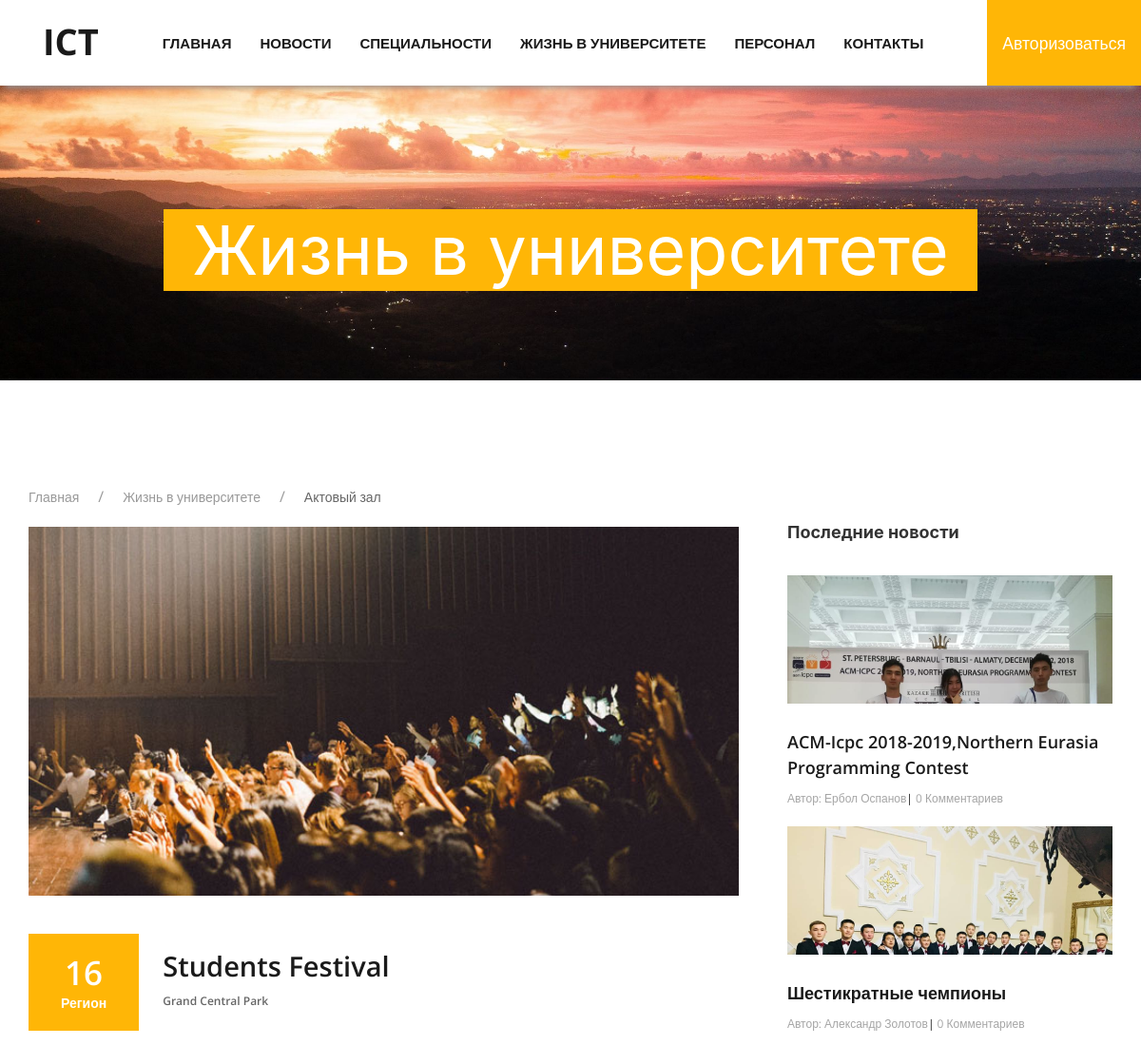
/student-life/1/ (upper part), run on an earlier commit of the app's database.
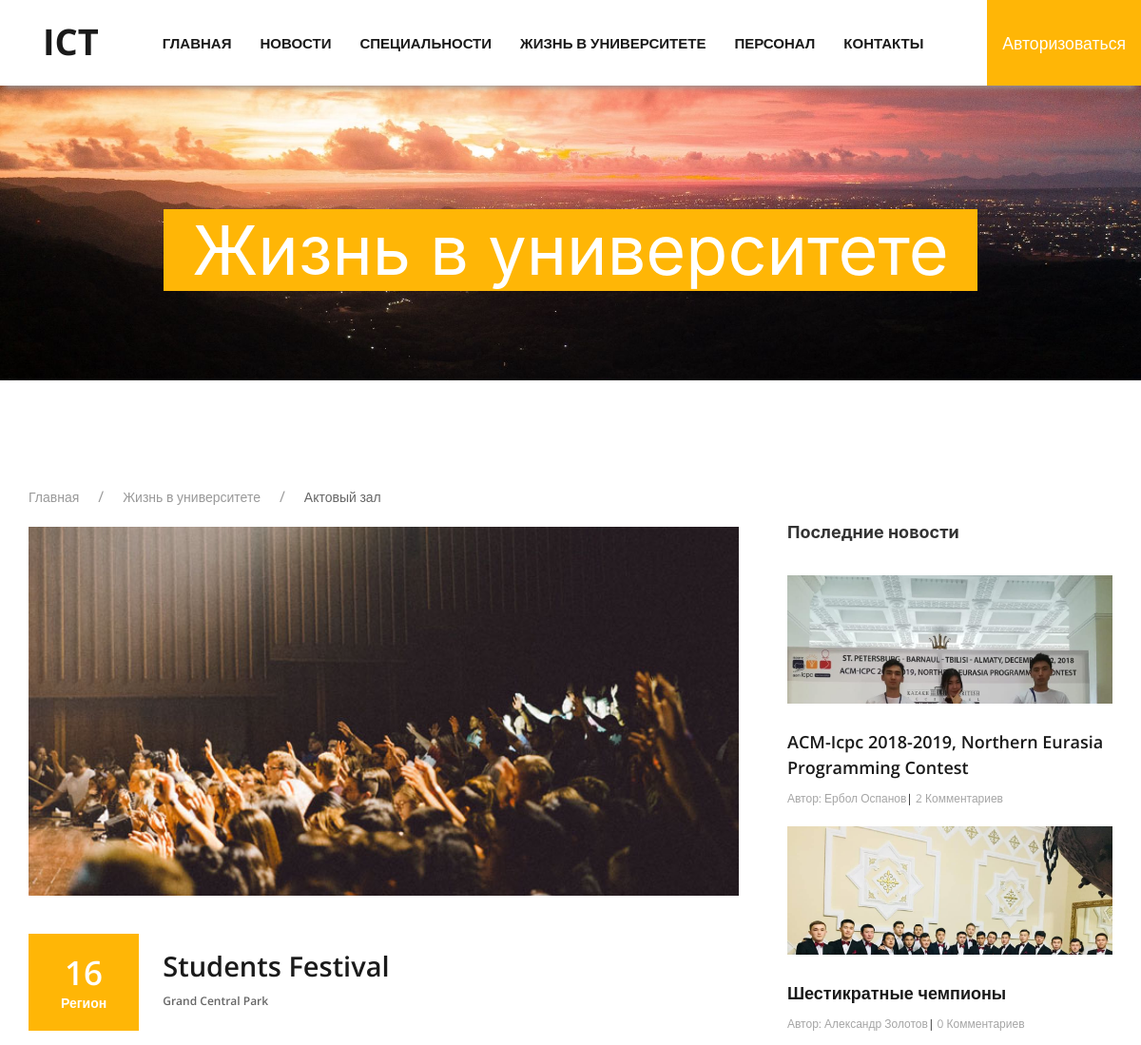
And on a later commit of the database.
### ICTapp/models.py (models this page shows, shortened)
class Information(models.Model):
   title = models.CharField(max_length=100)
   text = models.TextField()
   location = models.CharField(max_length=100)
   img_main = models.ImageField(upload_to='posts_images', blank=True)
   img_1 = models.ImageField(upload_to='event_images', blank=True)
   img_2 = models.ImageField(upload_to='event_images', blank=True)
   img_3 = models.ImageField(upload_to='event_images', blank=True)
   date = models.DateTimeField(default=timezone.now)

### News/models.py (models this page shows, shortened)
class Post(models.Model):
   author = models.ForeignKey(User, on_delete=models.CASCADE)
   title = models.CharField(max_length=100)
   text = models.TextField()
   img = models.ImageField(upload_to='posts_images', blank=True)
   img_1 = models.ImageField(upload_to='posts_images', blank=True)
   img_2 = models.ImageField(upload_to='posts_images', blank=True)
   img_3 = models.ImageField(upload_to='posts_images', blank=True)
   img_4 = models.ImageField(upload_to='posts_images', blank=True)
   date = models.DateTimeField(default=timezone.now)
   def get_absolute_url(self):
      return reverse('news_detail_url', kwargs={'pk':self.pk})
   def get_comment_count(self):
      return self.comments.all().filter(approved=True).count()

### ICTapp/views.py (the view)
# urls.py: path('student-life/<int:pk>/', InformationDetailView.as_view(), name='information_detail_url'),
class InformationDetailView(View):
   def get(self, request, pk):
      information = get_object_or_404(Information, pk=pk)
      latest_news = Post.objects.filter().order_by('-date')[:3]
      return render(request, 'ICTapp/information_detail.html', context={
         'information': information,
         'latest_news': latest_news,
      })

### ICTapp/context_processors.py (called while the page is built)
def question_form(request):
   if request.method == 'POST':
      bound_form = QuestionForm(request.POST)
      if bound_form.is_valid():
         bound_form.save()
         messages.success(request, f'Ваш вопрос принят. Прошу ожидайте ответа')
   return {'question_form': QuestionForm()}

### ICTapp/templates/ICTapp/information_detail.html (shortened to what this page needs)
{% extends 'base.html' %}
{% block content %}
   <div class="app-header parallax-window" data-parallax="scroll" data-image-src="/media/background-images/student-life.jpg">
      <h1>Жизнь в университете</h1>
   </div>
   <section id="information" class="information-section section">
      <div class="wrapper">
         <ul class="uk-breadcrumb breadcrumb">
            <li><a href="{% url 'home_url' %}">Главная</a></li>
            <li><a href="{% url 'informations_url' %}">Жизнь в университете</a></li>
            <li><span>Актовый зал</span></li>
         </ul>
         <div class="app-wrap flex j-sb">
            <div class="app-box">
               <div class="app-box__item">
                  {% if information.img_main %}
                     <div class="app-box__img app-desc-margin-b">
                        <div uk-lightbox>
                           <a href="{{ information.img_main.url }}" data-caption="">
                              <img src="{{ information.img_main.url }}" alt="ИКТ">
                           </a>
                        </div>
                     </div>
                  {% endif %}
                  <div class="app-box__container information-box__container flex flex-align-center">
                     <p class="app-box__date app-box__responsive-date">16 <span>Регион</span></p>
                     <div class="app-box__title">
                        <a>{{ information.title }}</a>
                        <p class="app-box__author">{{ information.location }}</p>
                     </div>
                  </div>
               </div>
            </div>
            {% include 'includes/latest_news.html' %}
         </div>
   </section>
{% endblock content %}

### ICTapp/templates/base.html (shortened to what this page needs)
{% load static %}
<!DOCTYPE html>
<html lang="ru">
<head>
   <link rel="stylesheet" href="{% static 'css/font-awesome.min.css' %}">
   <link rel="stylesheet" href="{% static 'css/main.css' %}">
   <link rel="stylesheet" href="{% static 'css/uikit.min.css' %}">
</head>
<body>
   <nav class="flex j-sb flex-align-center">
      <div class="logo">
         <a class="text-decor-none transition" href="{% url 'home_url' %}">ICT</a>
      </div>
      <ul class="menu flex">
         <li class="menu_item">
            <a href="{% url 'home_url' %}" class="menu_link transition text-decor-none text-decor-none">Главная</a>
         </li>
         <li class="menu_item">
            <a href="{% url 'news_url' %}" class="menu_link transition text-decor-none">Новости</a>
         </li>
         <li class="menu_item">
            <a href="{% url 'specialty_url' %}" class="menu_link transition text-decor-none">Специальности</a>
         </li>
         <li class="menu_item">
            <a href="{% url 'informations_url' %}" class="menu_link transition text-decor-none">Жизнь в университете</a>
         </li>
         <li class="menu_item">
            <a href="{% url 'staff_url' %}" class="menu_link transition text-decor-none">Персонал</a>
         </li>
         <li class="menu_item">
            <a href="#footer" class="menu_link transition text-decor-none" uk-scroll>Контакты</a>
         </li>
      </ul>
      <div class="auth-box">
         {% if user.is_authenticated %}
            <p class="auth-box-true">
               <a href="{% url 'profile_url' %}" class="text-decor-none transition">Профиль</a>
               <br>
               <a href="{% url 'sign_out_url' %}" class="text-decor-none transition">Выйти</a>
            </p>
         {% else %}
            <p class="auth-box-false">
               <a href="{% url 'sign_in_url' %}" class="text-decor-none transition">Авторизоваться</a>
            </p>
         {% endif %}
      </div>
   </nav>
   {% block content %}
   {% endblock content %}
</body>
</html>

### ICTapp/templates/includes/latest_news.html
<div class="news-more">
   <h3 class="text-title news-more__title">Последние новости</h3>
   <div class="news-more-box">
      {% for post in latest_news %}
         <div class="news-more__item">
            {% if post.img %}
            <div class="news-more__img">
               <img src="{{ post.img.url }}" alt="news">
            </div>
            {% endif %}
            <a class="app-more__link text-decor-none" href="{{ post.get_absolute_url }}">
               {{ post.title }}
            </a>
            <p class="news-more__author">Автор: {{ post.author.get_full_name }}<span>|</span> {{ post.get_comment_count }} Комментариев</p>
         </div>
      {% endfor %}
      </div>
   </div>
</div>

### ICTapp/static/css/main.css (style rules this page uses)
* { margin: 0; padding: 0; -webkit-box-sizing: border-box; box-sizing: border-box; font-family: 'Open Sans', sans-serif; text-shadow: rgba(0, 0, 0, .01) 0 0 1px; }
.subscribe input::-webkit-outer-spin-button, .subscribe input::-webkit-inner-spin-button, .app-box__container .app-action-dropdown p, .teachers-detail-info__personal-title, .profile-wrapper .add-post-form p, .teachers-detail-info__job-title, .teachers-detail-info__job p, .app-comment-box__text, .speciality-box__title, .speciality-box__text, .teachers-box__name, .news-more__author, .auth-box p, .nav .menu, .profile p { margin: 0; }
.text-decor-none, .text-decor-none:hover { text-decoration: none; }
.flex { display: -webkit-box; display: -ms-flexbox; display: flex; }
.j-sb { -webkit-box-pack: justify; -ms-flex-pack: justify; justify-content: space-between; }
.flex-align-center { -webkit-box-align: center; -ms-flex-align: center; align-items: center; }
.section { margin: 110px 0 80px; }
.transition { -webkit-transition: all 0.3s; transition: all 0.3s; }
.text-title { font-size: 21px; font-weight: 600; }
.wrapper { max-width: 1170px; margin: 0 auto; padding: 0 15px; }
nav { position: fixed; z-index: 999; top: 4%; width: 85%; left: 7.5%; background-color: #fff; color: #1a1a1a; -webkit-box-shadow: 0 8px 6px -6px #999; box-shadow: 0 8px 6px -6px #999; overflow: hidden; }
.logo { margin-left: 45px; font-weight: 700; line-height: 45px; text-align: center; font-size: 30px; }
.logo a { color: #1a1a1a; font-size: 38px; }
nav .menu { padding: 0; list-style-type: none; text-transform: uppercase; }
.menu_item { margin-left: 30px; font-weight: 700; font-size: 15px; }
.menu_link { text-decoration: none; color: #1a1a1a; }
.auth-box { background-color: rgb(255, 182, 6); font-size: 1.1em; text-align: center; }
.auth-box-false { padding: 32px 16px; }
.auth-box a { color: #fff; }
.information-box__container .app-box__date { font-size: 35px; }
.app-box__item .information-box__container { margin: 0 0 30px }
.app-header { background-repeat: no-repeat; background-size: cover; text-align: center; height: 400px; }
.app-header h1 { background: #ffb606; font-size: 72px; font-weight: 400; color: #fff; display: inline-block; padding: 0 30px; margin-top: 220px; }
.app-box { width: 65.5%; }
.app-box__item { margin-bottom: 80px; }
.app-comment-box__item:last-child, .app-box__item:last-child { margin-bottom: 0; }
.app-box__img img, .app-img-container__item img { width: 100%; }
.app-box__container { margin: 35px 0 25px; }
.app-box__date { text-align: center; margin-right: 25px; background: #ffb606; color: #fff; font-size: 24px; padding: 15px 34px; font-weight: 600; }
.app-box__date span { display: block; margin-top: -6px; font-size: 14px; }
.app-box__date span:first-child { margin-bottom: 4px; }
.app-box__title { width: 100%; }
.app-box__title a { color: #1a1a1a; font-size: 29px; text-decoration: none; font-weight: 600; margin-top: -10px; margin-bottom: 7px; margin-right: 5px; display: block; }
.app-box__author { margin-top: 0; font-size: 12px; font-weight: 600; }
.news-more { width: 30%; }
.news-more__title { margin-top: -7px; margin-bottom: 33px; font-weight: 700; font-size: 18px; }
.news-more__img { height: 135px; overflow: hidden; }
.news-more__img img { width: 100%; min-height: 100%; }
.app-more__link { font-weight: 600; font-size: 18px; color: #1a1a1a; margin: 27px 0 10px; display: inline-block; text-decoration: none; }
.news-more__author { color: #a5a5a5; font-size: 12px; }
.news-more__item { margin-bottom: 20px; }
.news-more__author span { color: #1a1a1a; }
.app-desc-margin-b { margin-bottom: 40px; }
.app-action-button__link-edit i, .menu_item:first-child { margin-left: 0px; }
@media (max-width: 1280px) { nav { left: 0; top: 0; width: 100%; } }

What changed in the data, as far as the page shows it:
changed Post "Ербол Оспанов": title "ACM-Icpc 2018-2019,Northern Eurasia Programming Contest" → "ACM-Icpc 2018-2019, Northern Eurasia Programming Contest"; get_comment_count "0" → "2"
